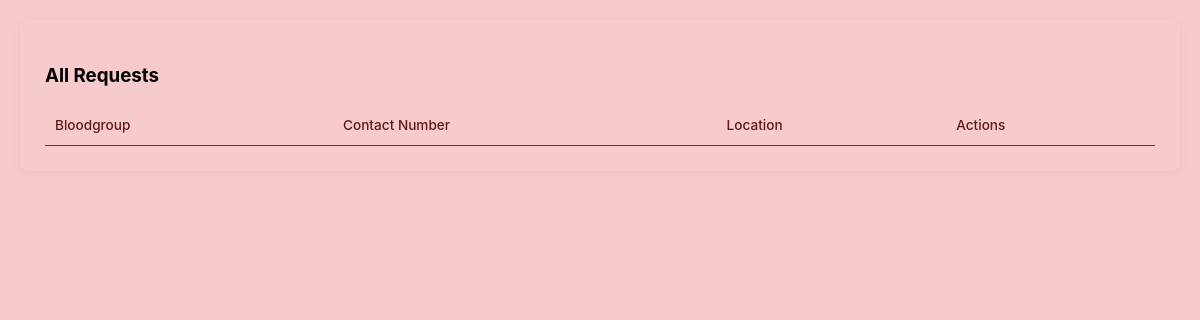
Before: /search-request with the older database file.
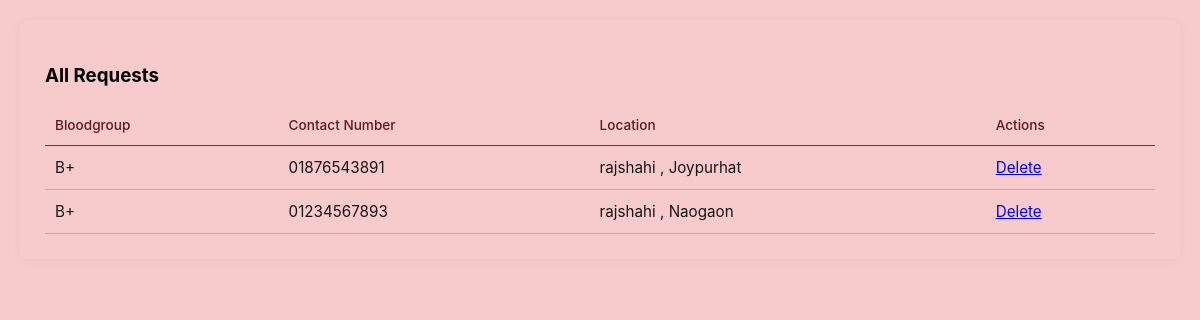
After: the same page with the newer database file.
### donors/models.py (models this page shows, shortened)
class searchdonor(models.Model):
     num=models.CharField(max_length=11, unique=True , null=True , blank=True)
     bldgrp = models.CharField(max_length=3, choices=[
        ('A+', 'A+'),
        ('A-', 'A-'),
        ('B+', 'B+'),
        ('B-', 'B-'),
        ('O+', 'O+'),
        ('O-', 'O-'),
        ('AB+', 'AB+'),
        ('AB-', 'AB-'),
    ])
     email = models.EmailField(unique=True, null=True, blank=True)
     division = models.CharField(max_length=20, choices=[
        ( 'dhaka','Dhaka'),
        ( 'chattogram','Chattogram'),
        ( 'rajshahi','Rajshahi'),
        ( 'khulna','Khulna'),
        ( 'barishal','Barishal'),
        ( 'sylhet','Sylhet'),
        ( 'rangpur','Rangpur'),
        ( 'mymensingh','Mymensingh'),
    ])
     district = models.CharField(max_length=50)
     accepted=models.BooleanField(default=False)

### users/views.py (the view)
# urls.py: path('search-request', views.searchreq, name='SearchRequest'),
def searchreq(request):
    searchr=searchdonor.objects.all()
    return render(request,'request.html',{'searchrequest': searchr})

### users/templates/request.html (shortened to what this page needs)
{% load static %}
<!DOCTYPE html>
<html>
<head>
    <link rel="stylesheet" href="{% static 'users/css/request.css' %}">
</head>
<body>
    <div class="container">
        <div class="request-list">
            <h3>All Requests</h3>
            <table>
                <thead>
                    <tr>
                        <th>Bloodgroup</th>
                        <th>Contact Number</th>
                        <th>Location</th>
                        <th>Actions</th>
                    </tr>
                </thead>
                <tbody>
                    {% for request in searchrequest%}
                    <tr>
                        <td>{{request.bldgrp}}</td>
                        <td>{{request.num}}</td>
                        <td>{{request.division}} , {{request.district}}</td>
                         <td>
                         <a href="{% url 'DeleteRequest' request.id %}" class="btn btn-danger btn-sm" onclick="return confirm('Are you sure you want to delete this search Request?')">Delete</a>
                        </td>
                    </tr>
                    {% endfor %}
                </tbody>
            </table>
        </div>
    </div>
</body>
</html>

### users/static/users/css/request.css (style rules this page uses)
body { font-family: -apple-system, BlinkMacSystemFont, 'Segoe UI', Roboto, sans-serif; background: #f7cbcb; margin: 0; padding: 20px; }
.container { max-width: 1200px; background: #f7cbcb; padding: 25px; margin: 0 auto; border-radius: 8px; box-shadow: 0 2px 10px rgba(0,0,0,0.05); }
table { width: 100%; border-collapse: collapse; font-size: 0.95rem; }
table th { text-align: left; padding: 12px 10px; color: #611a1a; font-weight: 500; font-size: 0.85rem; border-bottom: 1px solid #6c3535; }
table td { padding: 12px 10px; border-bottom: 1px solid #f09999; color: #171414; }

Changed rows visible on the page:
added searchdonor: bldgrp "B+", num "01876543891", division "rajshahi", district "Joypurhat"
added searchdonor: bldgrp "B+", num "01234567893", division "rajshahi", district "Naogaon"
